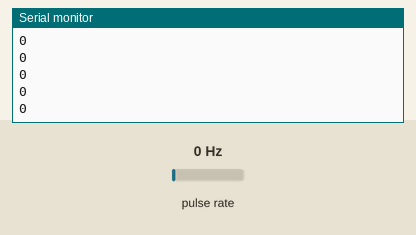
The sketch below on a simulated Arduino Uno, built with avr-gcc and run on an emulated ATmega328P. Parts: the last lines printed to the serial monitor. Wiring (inferred from the names in the program): pulse sensor: data pin 2. The test bench sets the inputs (shaded band); at power-on: pulse rate 0 Hz.

Above: at 1.2 s.
1.3 s: pulse rate (sensor on pin 2) set to 4 Hz
At 2.0 s:
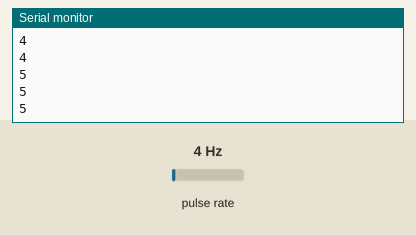
2.8 s: pulse rate (sensor on pin 2) set to 50 Hz
At 3.9 s:
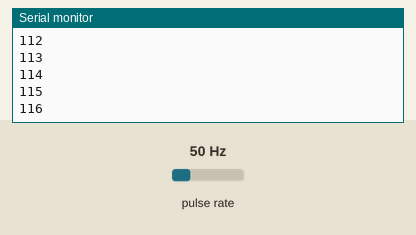
Timing chart, 0 to 5.8 s (numbered marks = the images above; inputs shaded):
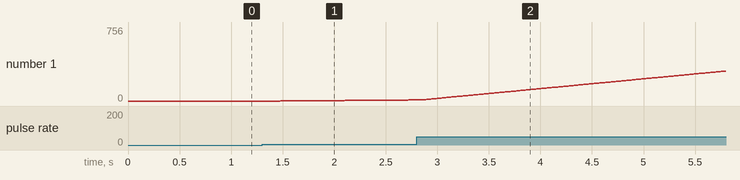

Measured:
- after the input at 1.3 s, the serial monitor: prints a new line after 0.18 s (image 1)
- after the input at 2.8 s, the serial monitor: prints a new line after 0.66 s (image 2)
- plotted number 1: 0 → 11 after the input at 1.3 s, 11 → 756 after the input at 2.8 s

The sketch:

encoder_ard.ino
```cpp
//these pins can not be changed 2/3 are special pins
int encoderPin1 = 2;
int encoderPin2 = 3;

volatile int lastEncoded = 0;
volatile long encoderValue = 0;

long lastencoderValue = 0;

int lastMSB = 0;
int lastLSB = 0;

void setup() {
  Serial.begin (9600);

  pinMode(encoderPin1, INPUT);
  pinMode(encoderPin2, INPUT);

  //digitalWrite(encoderPin1, HIGH); //turn pullup resistor on
 // digitalWrite(encoderPin2, HIGH); //turn pullup resistor on

  //call updateEncoder() when any high/low changed seen
  //on interrupt 0 (pin 2), or interrupt 1 (pin 3)
  attachInterrupt(0, updateEncoder, CHANGE);
 // attachInterrupt(1, updateEncoder, CHANGE);

}

void loop(){
  //Do stuff here

  Serial.println(encoderValue);
  delay(10); //just here to slow down the output, and show it will work  even during a delay
  Serial.flush();
}


void updateEncoder(){
  encoderValue++;
}
```
